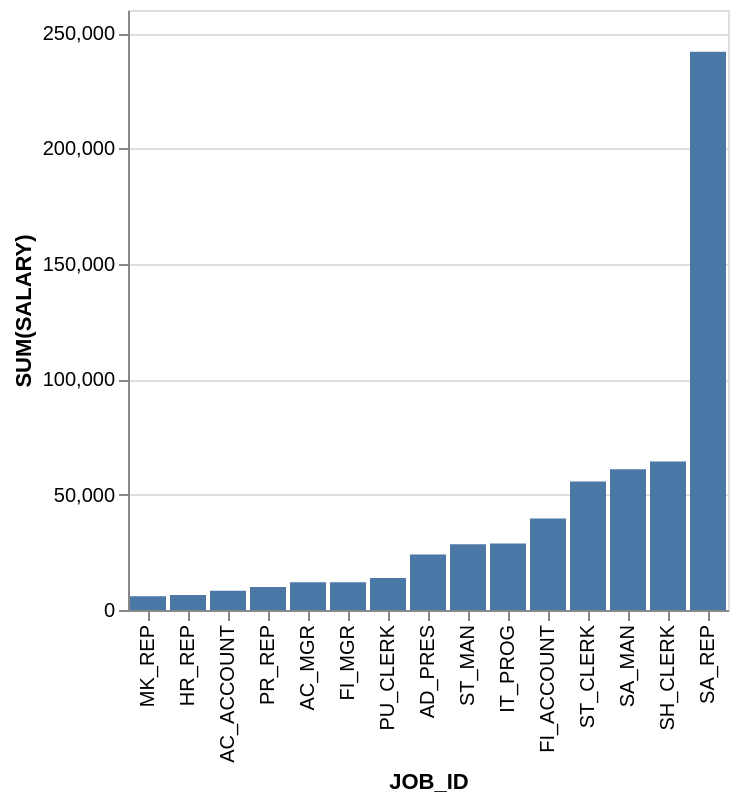

Write a Vega-Lite specification for this figure.
### Vega-Lite specification from a JSON file in a GitHub repository (floating-point values rounded to 4 significant figures)
{"data": {"values": [{"x_data": "MK_REP", "y_data": 6000}, {"x_data": "HR_REP", "y_data": 6500}, {"x_data": "AC_ACCOUNT", "y_data": 8300}, {"x_data": "PR_REP", "y_data": 10000}, {"x_data": "AC_MGR", "y_data": 12000}, {"x_data": "FI_MGR", "y_data": 12000}, {"x_data": "PU_CLERK", "y_data": 13900}, {"x_data": "AD_PRES", "y_data": 24000}, {"x_data": "ST_MAN", "y_data": 28500}, {"x_data": "IT_PROG", "y_data": 28800}, {"x_data": "FI_ACCOUNT", "y_data": 39600}, {"x_data": "ST_CLERK", "y_data": 55700}, {"x_data": "SA_MAN", "y_data": 61000}, {"x_data": "SH_CLERK", "y_data": 64300}, {"x_data": "SA_REP", "y_data": 241900}]}, "mark": "bar", "encoding": {"x": {"field": "x_data", "type": "nominal", "title": "JOB_ID", "sort": {"op": "sum", "field": "y_data", "order": "ascending"}}, "y": {"field": "y_data", "type": "quantitative", "title": "SUM(SALARY)"}}}
